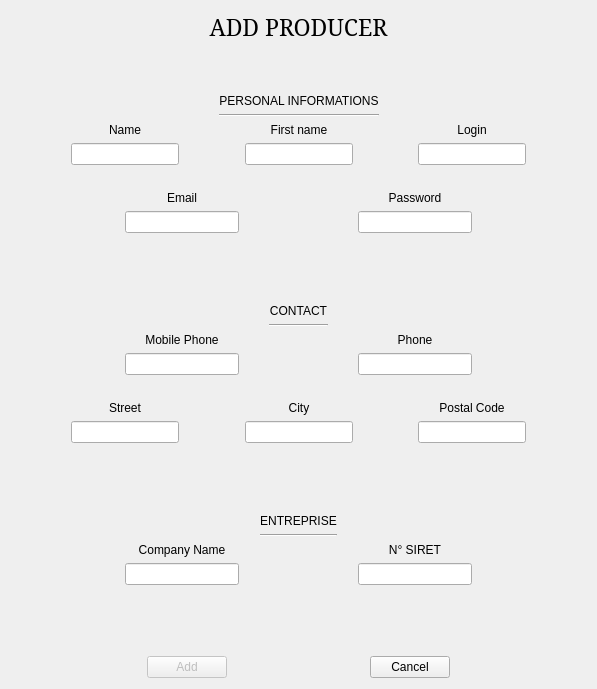
<?xml version="1.0" encoding="UTF-8"?>
<ui version="4.0">
 <class>DialogAjoutProducteur</class>
 <widget class="QDialog" name="DialogAjoutProducteur">
  <property name="geometry">
   <rect>
    <x>0</x>
    <y>0</y>
    <width>597</width>
    <height>689</height>
   </rect>
  </property>
  <property name="windowTitle">
   <string>Dialog</string>
  </property>
  <layout class="QVBoxLayout" name="verticalLayout_16">
   <item>
    <layout class="QHBoxLayout" name="horizontalLayout">
     <item>
      <spacer name="horizontalSpacer">
       <property name="orientation">
        <enum>Qt::Horizontal</enum>
       </property>
       <property name="sizeHint" stdset="0">
        <size>
         <width>40</width>
         <height>20</height>
        </size>
       </property>
      </spacer>
     </item>
     <item>
      <widget class="QLabel" name="label">
       <property name="font">
        <font>
         <family>Serif</family>
         <pointsize>17</pointsize>
        </font>
       </property>
       <property name="text">
        <string>ADD PRODUCER</string>
       </property>
       <property name="alignment">
        <set>Qt::AlignCenter</set>
       </property>
      </widget>
     </item>
     <item>
      <spacer name="horizontalSpacer_2">
       <property name="orientation">
        <enum>Qt::Horizontal</enum>
       </property>
       <property name="sizeHint" stdset="0">
        <size>
         <width>40</width>
         <height>20</height>
        </size>
       </property>
      </spacer>
     </item>
    </layout>
   </item>
   <item>
    <spacer name="verticalSpacer">
     <property name="orientation">
      <enum>Qt::Vertical</enum>
     </property>
     <property name="sizeHint" stdset="0">
      <size>
       <width>20</width>
       <height>40</height>
      </size>
     </property>
    </spacer>
   </item>
   <item>
    <layout class="QHBoxLayout" name="horizontalLayout_2">
     <item>
      <spacer name="horizontalSpacer_23">
       <property name="orientation">
        <enum>Qt::Horizontal</enum>
       </property>
       <property name="sizeHint" stdset="0">
        <size>
         <width>40</width>
         <height>20</height>
        </size>
       </property>
      </spacer>
     </item>
     <item>
      <layout class="QVBoxLayout" name="verticalLayout_13">
       <item>
        <widget class="QLabel" name="label_16">
         <property name="text">
          <string>PERSONAL INFORMATIONS</string>
         </property>
         <property name="alignment">
          <set>Qt::AlignCenter</set>
         </property>
        </widget>
       </item>
       <item>
        <widget class="Line" name="line_2">
         <property name="orientation">
          <enum>Qt::Horizontal</enum>
         </property>
        </widget>
       </item>
      </layout>
     </item>
     <item>
      <spacer name="horizontalSpacer_22">
       <property name="orientation">
        <enum>Qt::Horizontal</enum>
       </property>
       <property name="sizeHint" stdset="0">
        <size>
         <width>40</width>
         <height>20</height>
        </size>
       </property>
      </spacer>
     </item>
    </layout>
   </item>
   <item>
    <layout class="QHBoxLayout" name="horizontalLayout_3">
     <item>
      <spacer name="horizontalSpacer_12">
       <property name="orientation">
        <enum>Qt::Horizontal</enum>
       </property>
       <property name="sizeHint" stdset="0">
        <size>
         <width>40</width>
         <height>20</height>
        </size>
       </property>
      </spacer>
     </item>
     <item>
      <layout class="QVBoxLayout" name="verticalLayout">
       <item>
        <widget class="QLabel" name="label_2">
         <property name="text">
          <string>Name</string>
         </property>
         <property name="alignment">
          <set>Qt::AlignCenter</set>
         </property>
        </widget>
       </item>
       <item>
        <widget class="QLineEdit" name="lineEditNom">
         <property name="maxLength">
          <number>50</number>
         </property>
        </widget>
       </item>
       <item>
        <widget class="QLabel" name="labelErrLongNom">
         <property name="text">
          <string/>
         </property>
        </widget>
       </item>
      </layout>
     </item>
     <item>
      <spacer name="horizontalSpacer_3">
       <property name="orientation">
        <enum>Qt::Horizontal</enum>
       </property>
       <property name="sizeHint" stdset="0">
        <size>
         <width>40</width>
         <height>20</height>
        </size>
       </property>
      </spacer>
     </item>
     <item>
      <layout class="QVBoxLayout" name="verticalLayout_2">
       <item>
        <widget class="QLabel" name="label_3">
         <property name="text">
          <string>First name</string>
         </property>
         <property name="alignment">
          <set>Qt::AlignCenter</set>
         </property>
        </widget>
       </item>
       <item>
        <widget class="QLineEdit" name="lineEditPrenom">
         <property name="maxLength">
          <number>50</number>
         </property>
        </widget>
       </item>
       <item>
        <widget class="QLabel" name="labelErrLongPrenom">
         <property name="text">
          <string/>
         </property>
        </widget>
       </item>
      </layout>
     </item>
     <item>
      <spacer name="horizontalSpacer_4">
       <property name="orientation">
        <enum>Qt::Horizontal</enum>
       </property>
       <property name="sizeHint" stdset="0">
        <size>
         <width>40</width>
         <height>20</height>
        </size>
       </property>
      </spacer>
     </item>
     <item>
      <layout class="QVBoxLayout" name="verticalLayout_3">
       <item>
        <widget class="QLabel" name="label_4">
         <property name="text">
          <string>Login</string>
         </property>
         <property name="alignment">
          <set>Qt::AlignCenter</set>
         </property>
        </widget>
       </item>
       <item>
        <widget class="QLineEdit" name="lineEditLogin">
         <property name="maxLength">
          <number>50</number>
         </property>
        </widget>
       </item>
       <item>
        <widget class="QLabel" name="labelErrLongLogin">
         <property name="text">
          <string/>
         </property>
        </widget>
       </item>
      </layout>
     </item>
     <item>
      <spacer name="horizontalSpacer_19">
       <property name="orientation">
        <enum>Qt::Horizontal</enum>
       </property>
       <property name="sizeHint" stdset="0">
        <size>
         <width>40</width>
         <height>20</height>
        </size>
       </property>
      </spacer>
     </item>
    </layout>
   </item>
   <item>
    <layout class="QHBoxLayout" name="horizontalLayout_4">
     <item>
      <spacer name="horizontalSpacer_11">
       <property name="orientation">
        <enum>Qt::Horizontal</enum>
       </property>
       <property name="sizeHint" stdset="0">
        <size>
         <width>40</width>
         <height>20</height>
        </size>
       </property>
      </spacer>
     </item>
     <item>
      <layout class="QVBoxLayout" name="verticalLayout_4">
       <item>
        <widget class="QLabel" name="label_5">
         <property name="text">
          <string>Email</string>
         </property>
         <property name="alignment">
          <set>Qt::AlignCenter</set>
         </property>
        </widget>
       </item>
       <item>
        <widget class="QLineEdit" name="lineEditEmail">
         <property name="maxLength">
          <number>100</number>
         </property>
        </widget>
       </item>
       <item>
        <widget class="QLabel" name="labelErrLongEmail">
         <property name="text">
          <string/>
         </property>
        </widget>
       </item>
      </layout>
     </item>
     <item>
      <spacer name="horizontalSpacer_5">
       <property name="orientation">
        <enum>Qt::Horizontal</enum>
       </property>
       <property name="sizeHint" stdset="0">
        <size>
         <width>40</width>
         <height>20</height>
        </size>
       </property>
      </spacer>
     </item>
     <item>
      <layout class="QVBoxLayout" name="verticalLayout_5">
       <item>
        <widget class="QLabel" name="label_6">
         <property name="text">
          <string>Password</string>
         </property>
         <property name="alignment">
          <set>Qt::AlignCenter</set>
         </property>
        </widget>
       </item>
       <item>
        <widget class="QLineEdit" name="lineEditMDP">
         <property name="maxLength">
          <number>100</number>
         </property>
         <property name="echoMode">
          <enum>QLineEdit::Password</enum>
         </property>
        </widget>
       </item>
       <item>
        <widget class="QLabel" name="labelErrLongMDP">
         <property name="text">
          <string/>
         </property>
        </widget>
       </item>
      </layout>
     </item>
     <item>
      <spacer name="horizontalSpacer_18">
       <property name="orientation">
        <enum>Qt::Horizontal</enum>
       </property>
       <property name="sizeHint" stdset="0">
        <size>
         <width>40</width>
         <height>20</height>
        </size>
       </property>
      </spacer>
     </item>
    </layout>
   </item>
   <item>
    <spacer name="verticalSpacer_2">
     <property name="orientation">
      <enum>Qt::Vertical</enum>
     </property>
     <property name="sizeHint" stdset="0">
      <size>
       <width>20</width>
       <height>40</height>
      </size>
     </property>
    </spacer>
   </item>
   <item>
    <layout class="QHBoxLayout" name="horizontalLayout_6">
     <item>
      <spacer name="horizontalSpacer_21">
       <property name="orientation">
        <enum>Qt::Horizontal</enum>
       </property>
       <property name="sizeHint" stdset="0">
        <size>
         <width>40</width>
         <height>20</height>
        </size>
       </property>
      </spacer>
     </item>
     <item>
      <layout class="QVBoxLayout" name="verticalLayout_14">
       <item>
        <widget class="QLabel" name="label_14">
         <property name="text">
          <string>CONTACT</string>
         </property>
         <property name="alignment">
          <set>Qt::AlignCenter</set>
         </property>
        </widget>
       </item>
       <item>
        <widget class="Line" name="line">
         <property name="orientation">
          <enum>Qt::Horizontal</enum>
         </property>
        </widget>
       </item>
      </layout>
     </item>
     <item>
      <spacer name="horizontalSpacer_20">
       <property name="orientation">
        <enum>Qt::Horizontal</enum>
       </property>
       <property name="sizeHint" stdset="0">
        <size>
         <width>40</width>
         <height>20</height>
        </size>
       </property>
      </spacer>
     </item>
    </layout>
   </item>
   <item>
    <layout class="QHBoxLayout" name="horizontalLayout_7">
     <item>
      <spacer name="horizontalSpacer_10">
       <property name="orientation">
        <enum>Qt::Horizontal</enum>
       </property>
       <property name="sizeHint" stdset="0">
        <size>
         <width>40</width>
         <height>20</height>
        </size>
       </property>
      </spacer>
     </item>
     <item>
      <layout class="QVBoxLayout" name="verticalLayout_7">
       <item>
        <widget class="QLabel" name="label_8">
         <property name="text">
          <string>Mobile Phone</string>
         </property>
         <property name="alignment">
          <set>Qt::AlignCenter</set>
         </property>
        </widget>
       </item>
       <item>
        <widget class="QLineEdit" name="lineEditTelPort">
         <property name="inputMethodHints">
          <set>Qt::ImhDigitsOnly</set>
         </property>
         <property name="maxLength">
          <number>12</number>
         </property>
        </widget>
       </item>
       <item>
        <widget class="QLabel" name="labelErrLongTelPort">
         <property name="text">
          <string/>
         </property>
        </widget>
       </item>
      </layout>
     </item>
     <item>
      <spacer name="horizontalSpacer_6">
       <property name="orientation">
        <enum>Qt::Horizontal</enum>
       </property>
       <property name="sizeHint" stdset="0">
        <size>
         <width>40</width>
         <height>20</height>
        </size>
       </property>
      </spacer>
     </item>
     <item>
      <layout class="QVBoxLayout" name="verticalLayout_6">
       <item>
        <widget class="QLabel" name="label_7">
         <property name="text">
          <string>Phone</string>
         </property>
         <property name="alignment">
          <set>Qt::AlignCenter</set>
         </property>
        </widget>
       </item>
       <item>
        <widget class="QLineEdit" name="lineEditTelFix">
         <property name="inputMethodHints">
          <set>Qt::ImhDigitsOnly</set>
         </property>
         <property name="maxLength">
          <number>12</number>
         </property>
        </widget>
       </item>
       <item>
        <widget class="QLabel" name="labelErrLongTelFix">
         <property name="text">
          <string/>
         </property>
        </widget>
       </item>
      </layout>
     </item>
     <item>
      <spacer name="horizontalSpacer_17">
       <property name="orientation">
        <enum>Qt::Horizontal</enum>
       </property>
       <property name="sizeHint" stdset="0">
        <size>
         <width>40</width>
         <height>20</height>
        </size>
       </property>
      </spacer>
     </item>
    </layout>
   </item>
   <item>
    <layout class="QHBoxLayout" name="horizontalLayout_8">
     <item>
      <spacer name="horizontalSpacer_9">
       <property name="orientation">
        <enum>Qt::Horizontal</enum>
       </property>
       <property name="sizeHint" stdset="0">
        <size>
         <width>40</width>
         <height>20</height>
        </size>
       </property>
      </spacer>
     </item>
     <item>
      <layout class="QVBoxLayout" name="verticalLayout_8">
       <item>
        <widget class="QLabel" name="label_9">
         <property name="text">
          <string>Street</string>
         </property>
         <property name="alignment">
          <set>Qt::AlignCenter</set>
         </property>
        </widget>
       </item>
       <item>
        <widget class="QLineEdit" name="lineEditAdresse">
         <property name="maxLength">
          <number>50</number>
         </property>
        </widget>
       </item>
       <item>
        <widget class="QLabel" name="labelErrLongAdresse">
         <property name="text">
          <string/>
         </property>
        </widget>
       </item>
      </layout>
     </item>
     <item>
      <spacer name="horizontalSpacer_7">
       <property name="orientation">
        <enum>Qt::Horizontal</enum>
       </property>
       <property name="sizeHint" stdset="0">
        <size>
         <width>40</width>
         <height>20</height>
        </size>
       </property>
      </spacer>
     </item>
     <item>
      <layout class="QVBoxLayout" name="verticalLayout_10">
       <item>
        <widget class="QLabel" name="label_11">
         <property name="text">
          <string>City</string>
         </property>
         <property name="alignment">
          <set>Qt::AlignCenter</set>
         </property>
        </widget>
       </item>
       <item>
        <widget class="QLineEdit" name="lineEditVille">
         <property name="maxLength">
          <number>50</number>
         </property>
        </widget>
       </item>
       <item>
        <widget class="QLabel" name="labelErrLongVille">
         <property name="text">
          <string/>
         </property>
        </widget>
       </item>
      </layout>
     </item>
     <item>
      <spacer name="horizontalSpacer_8">
       <property name="orientation">
        <enum>Qt::Horizontal</enum>
       </property>
       <property name="sizeHint" stdset="0">
        <size>
         <width>40</width>
         <height>20</height>
        </size>
       </property>
      </spacer>
     </item>
     <item>
      <layout class="QVBoxLayout" name="verticalLayout_9">
       <item>
        <widget class="QLabel" name="label_10">
         <property name="text">
          <string>Postal Code</string>
         </property>
         <property name="alignment">
          <set>Qt::AlignCenter</set>
         </property>
        </widget>
       </item>
       <item>
        <widget class="QLineEdit" name="lineEditCP">
         <property name="inputMethodHints">
          <set>Qt::ImhDigitsOnly</set>
         </property>
         <property name="maxLength">
          <number>5</number>
         </property>
        </widget>
       </item>
       <item>
        <widget class="QLabel" name="labelErrLongCP">
         <property name="text">
          <string/>
         </property>
        </widget>
       </item>
      </layout>
     </item>
     <item>
      <spacer name="horizontalSpacer_16">
       <property name="orientation">
        <enum>Qt::Horizontal</enum>
       </property>
       <property name="sizeHint" stdset="0">
        <size>
         <width>40</width>
         <height>20</height>
        </size>
       </property>
      </spacer>
     </item>
    </layout>
   </item>
   <item>
    <spacer name="verticalSpacer_3">
     <property name="orientation">
      <enum>Qt::Vertical</enum>
     </property>
     <property name="sizeHint" stdset="0">
      <size>
       <width>20</width>
       <height>40</height>
      </size>
     </property>
    </spacer>
   </item>
   <item>
    <layout class="QHBoxLayout" name="horizontalLayout_5">
     <item>
      <spacer name="horizontalSpacer_27">
       <property name="orientation">
        <enum>Qt::Horizontal</enum>
       </property>
       <property name="sizeHint" stdset="0">
        <size>
         <width>40</width>
         <height>20</height>
        </size>
       </property>
      </spacer>
     </item>
     <item>
      <layout class="QVBoxLayout" name="verticalLayout_15">
       <item>
        <widget class="QLabel" name="label_15">
         <property name="text">
          <string>ENTREPRISE</string>
         </property>
         <property name="alignment">
          <set>Qt::AlignCenter</set>
         </property>
        </widget>
       </item>
       <item>
        <widget class="Line" name="line_3">
         <property name="orientation">
          <enum>Qt::Horizontal</enum>
         </property>
        </widget>
       </item>
      </layout>
     </item>
     <item>
      <spacer name="horizontalSpacer_28">
       <property name="orientation">
        <enum>Qt::Horizontal</enum>
       </property>
       <property name="sizeHint" stdset="0">
        <size>
         <width>40</width>
         <height>20</height>
        </size>
       </property>
      </spacer>
     </item>
    </layout>
   </item>
   <item>
    <layout class="QHBoxLayout" name="horizontalLayout_9">
     <item>
      <spacer name="horizontalSpacer_13">
       <property name="orientation">
        <enum>Qt::Horizontal</enum>
       </property>
       <property name="sizeHint" stdset="0">
        <size>
         <width>40</width>
         <height>20</height>
        </size>
       </property>
      </spacer>
     </item>
     <item>
      <layout class="QVBoxLayout" name="verticalLayout_11">
       <item>
        <widget class="QLabel" name="label_12">
         <property name="text">
          <string>Company Name</string>
         </property>
         <property name="alignment">
          <set>Qt::AlignCenter</set>
         </property>
        </widget>
       </item>
       <item>
        <widget class="QLineEdit" name="lineEditNomEntre">
         <property name="maxLength">
          <number>50</number>
         </property>
        </widget>
       </item>
       <item>
        <widget class="QLabel" name="labelErrLongNomEntre">
         <property name="text">
          <string/>
         </property>
        </widget>
       </item>
      </layout>
     </item>
     <item>
      <spacer name="horizontalSpacer_15">
       <property name="orientation">
        <enum>Qt::Horizontal</enum>
       </property>
       <property name="sizeHint" stdset="0">
        <size>
         <width>40</width>
         <height>20</height>
        </size>
       </property>
      </spacer>
     </item>
     <item>
      <layout class="QVBoxLayout" name="verticalLayout_12">
       <item>
        <widget class="QLabel" name="label_13">
         <property name="text">
          <string>N° SIRET</string>
         </property>
         <property name="alignment">
          <set>Qt::AlignCenter</set>
         </property>
        </widget>
       </item>
       <item>
        <widget class="QLineEdit" name="lineEditSIRET">
         <property name="maxLength">
          <number>14</number>
         </property>
        </widget>
       </item>
       <item>
        <widget class="QLabel" name="labelErrLongSiret">
         <property name="text">
          <string/>
         </property>
        </widget>
       </item>
      </layout>
     </item>
     <item>
      <spacer name="horizontalSpacer_14">
       <property name="orientation">
        <enum>Qt::Horizontal</enum>
       </property>
       <property name="sizeHint" stdset="0">
        <size>
         <width>40</width>
         <height>20</height>
        </size>
       </property>
      </spacer>
     </item>
    </layout>
   </item>
   <item>
    <spacer name="verticalSpacer_4">
     <property name="orientation">
      <enum>Qt::Vertical</enum>
     </property>
     <property name="sizeHint" stdset="0">
      <size>
       <width>20</width>
       <height>40</height>
      </size>
     </property>
    </spacer>
   </item>
   <item>
    <layout class="QHBoxLayout" name="horizontalLayout_10">
     <item>
      <spacer name="horizontalSpacer_25">
       <property name="orientation">
        <enum>Qt::Horizontal</enum>
       </property>
       <property name="sizeHint" stdset="0">
        <size>
         <width>40</width>
         <height>20</height>
        </size>
       </property>
      </spacer>
     </item>
     <item>
      <widget class="QPushButton" name="pushButton">
       <property name="enabled">
        <bool>false</bool>
       </property>
       <property name="text">
        <string>Add</string>
       </property>
      </widget>
     </item>
     <item>
      <spacer name="horizontalSpacer_24">
       <property name="orientation">
        <enum>Qt::Horizontal</enum>
       </property>
       <property name="sizeHint" stdset="0">
        <size>
         <width>40</width>
         <height>20</height>
        </size>
       </property>
      </spacer>
     </item>
     <item>
      <widget class="QPushButton" name="pushButton_2">
       <property name="text">
        <string>Cancel</string>
       </property>
      </widget>
     </item>
     <item>
      <spacer name="horizontalSpacer_26">
       <property name="orientation">
        <enum>Qt::Horizontal</enum>
       </property>
       <property name="sizeHint" stdset="0">
        <size>
         <width>40</width>
         <height>20</height>
        </size>
       </property>
      </spacer>
     </item>
    </layout>
   </item>
  </layout>
 </widget>
 <resources/>
 <connections/>
</ui>
